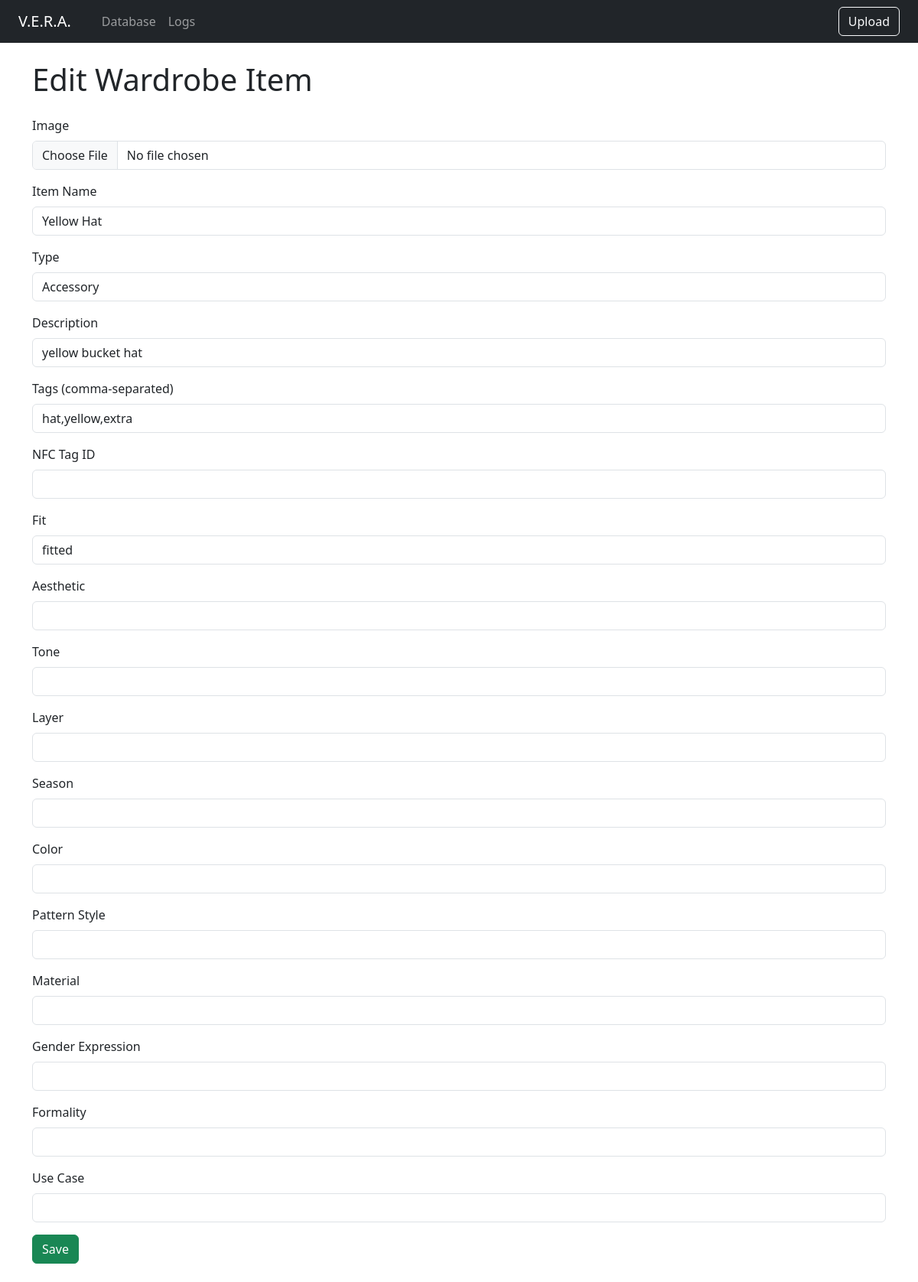
Page /edit/2/ on the committed database.
### tables this page shows
CREATE TABLE items (
            id INTEGER PRIMARY KEY AUTOINCREMENT,
            name TEXT NOT NULL,
            item_type TEXT,
            description TEXT,
            tags TEXT,  -- comma-separated tags
            image_path TEXT,
            available BOOLEAN DEFAULT 1,
            last_used TEXT,
            nfc_tag_id TEXT
        , fit TEXT, aesthetic TEXT, tone TEXT, layer TEXT, season TEXT, color TEXT, pattern_style TEXT, material TEXT, gender_expression TEXT, formality TEXT, use_case TEXT);

### app/routes/edit.py (the view)
@bp.route("/", methods=["GET", "POST"])
def edit_item(item_id):
    item = get_item(item_id)
    if not item:
        return redirect(url_for("browse.browse"))
    if request.method == "POST":
        form = UploadForm()
        if form.validate_on_submit():
            tags = ",".join(tag.strip() for tag in form.tags.data.split(",") if tag.strip())
            if form.image.data:
                image_url = save_image(form.image.data)
            else:
                image_url = item.image_path
            update_item(
                item_id=item_id,
                name=form.name.data,
                item_type=form.item_type.data,
                description=form.description.data,
                tags=tags,
                image_path=image_url,
                nfc_tag_id=form.nfc_tag_id.data,
                fit=form.fit.data,
                aesthetic=form.aesthetic.data,
                tone=form.tone.data,
                layer=form.layer.data,
                season=form.season.data,
                color=form.color.data,
                pattern_style=form.pattern_style.data,
                material=form.material.data,
                gender_expression=form.gender_expression.data,
                formality=form.formality.data,
                use_case=form.use_case.data
            )
            return redirect(url_for("browse.browse"))
    else:
        print(item.name)
        form = UploadForm(obj=item)
        print(form.name.data)
    return render_template("upload.html", form=form, edit_mode=True)

### db/db_client.py (called while the page is built)
def get_connection():
    return sqlite3.connect(DB_NAME)

def map_item(row):
    return Item(
        item_id=row[0],
        name=row[1],
        item_type=row[2],
        description=row[3],
        tags=row[4].split(",") if row[4] else [],
        image_path=row[5],
        available=bool(row[6]),
        last_used=row[7],
        nfc_tag_id=row[8],
        fit=row[9],
        aesthetic=row[10],
        tone=row[11],
        layer=row[12],
        season=row[13],
        color=row[14],
        pattern_style=row[15],
        material=row[16],
        gender_expression=row[17],
        formality=row[18],
        use_case=row[19]
    )

def get_item(item_id: str):
    with get_connection() as conn:
        cursor = conn.cursor()
        cursor.execute("SELECT * FROM items WHERE id = ?", (item_id))
        result = cursor.fetchall()
        return map_item(result[0])

### templates/upload.html (shortened to what this page needs)
{% extends "base.html" %}
{% block content %}
<h1 class="mb-4">{{ "Edit Wardrobe Item" if edit_mode else "Upload New Wardrobe Item" }}</h1>
<form method="POST" enctype="multipart/form-data">
  <div class="mb-3">
    {{ form.image.label(class="form-label") }}
    {{ form.image(class="form-control", id="image-input") }}
  </div>
  <div id="additional-fields" style="display: {{ 'block' if edit_mode else 'none' }};">
    {% for field in form %}
      {% if field.name != "image" and field.type != "SubmitField" and field.type != "CSRFTokenField" %}
        <div class="mb-3">
          {{ field.label(class="form-label") }}
          {{ field(class="form-control") }}
        </div>
      {% endif %}
    {% endfor %}
  </div>
  <div id="submit-button-container" style="display: {{ 'block' if edit_mode else 'none' }};">
    {{ form.submit(class="btn btn-success", value="Save" if edit_mode else "Add Item") }}
  </div>
</form>
{% endblock %}

### rows in the picture
items: name "Yellow Hat" "Accessory" "yellow bucket hat" "hat,yellow,extra" "fitted"

### other values in the picture
{{ "Edit Wardrobe Item" if edit_mode else "Upload New Wardrobe Item" }} "Edit Wardrobe Item"
{{ field.label(class="form-label") }} "Item Name" "Type" "Description" "Tags (comma-separated)" "NFC Tag ID" "Fit" "Aesthetic" "Tone" "Layer" "Season" "Color" "Pattern Style" "Material" "Gender Expression" "Formality" "Use Case"
